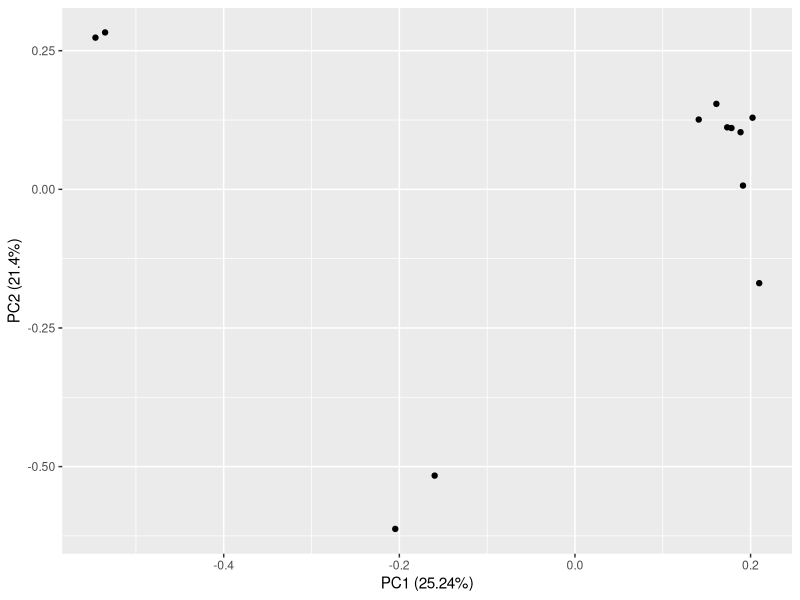
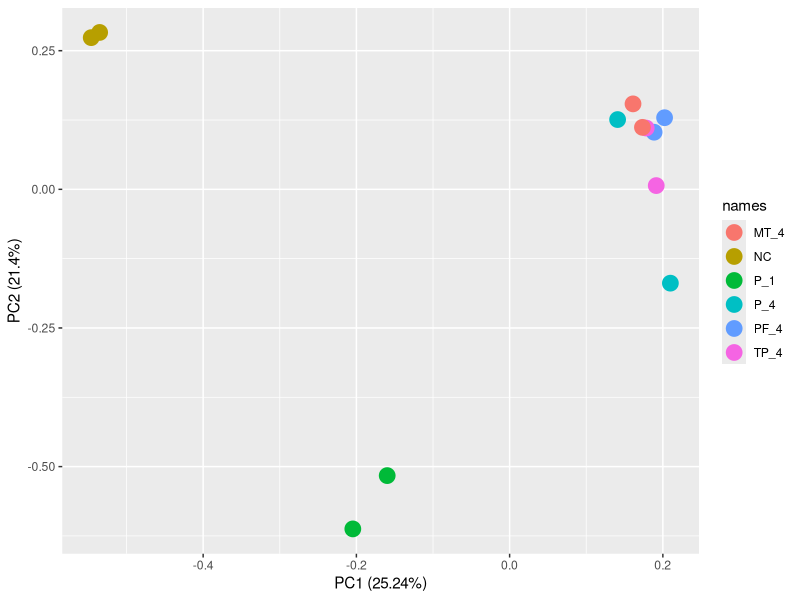
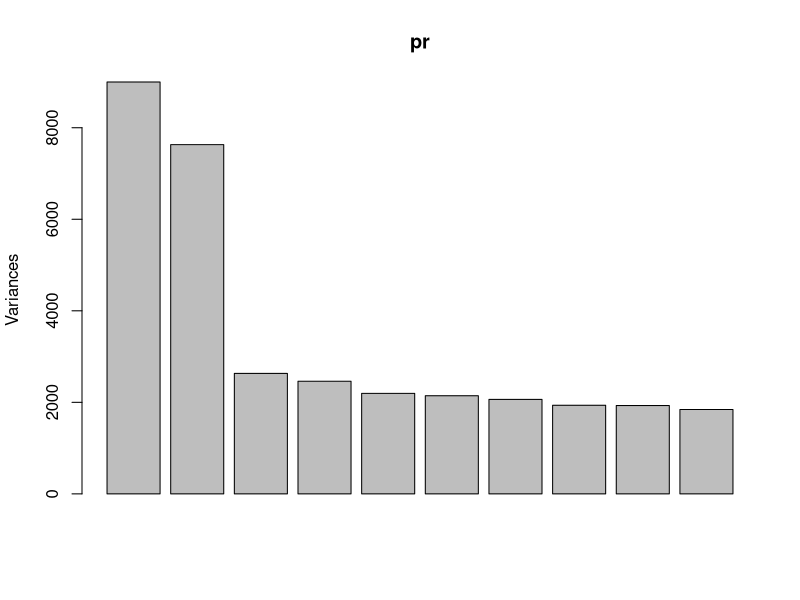
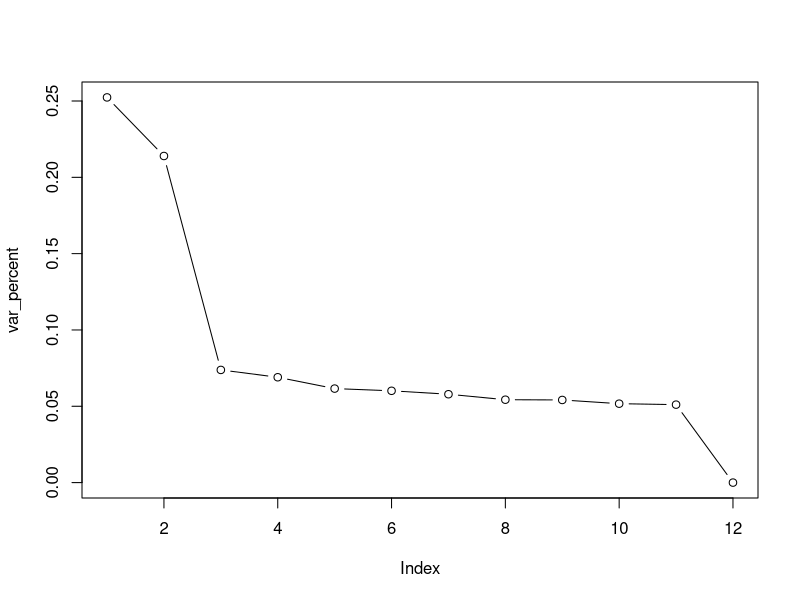
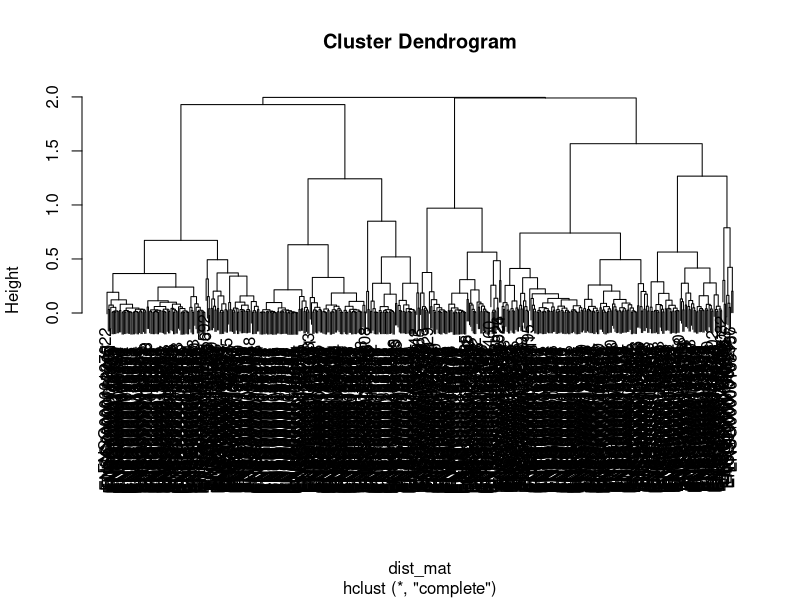
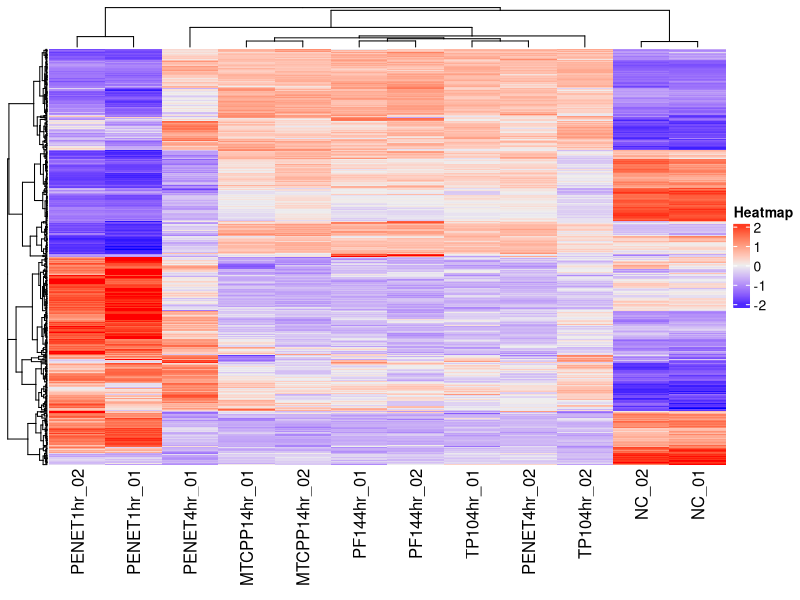
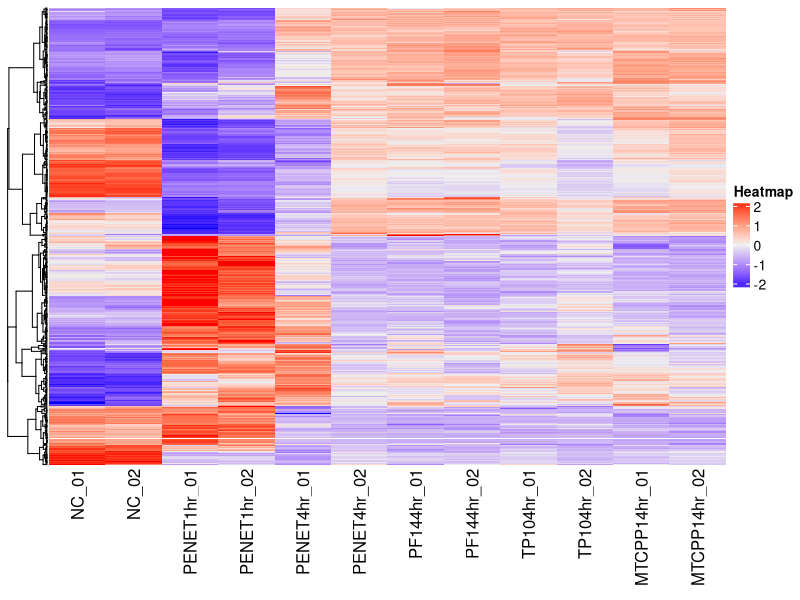
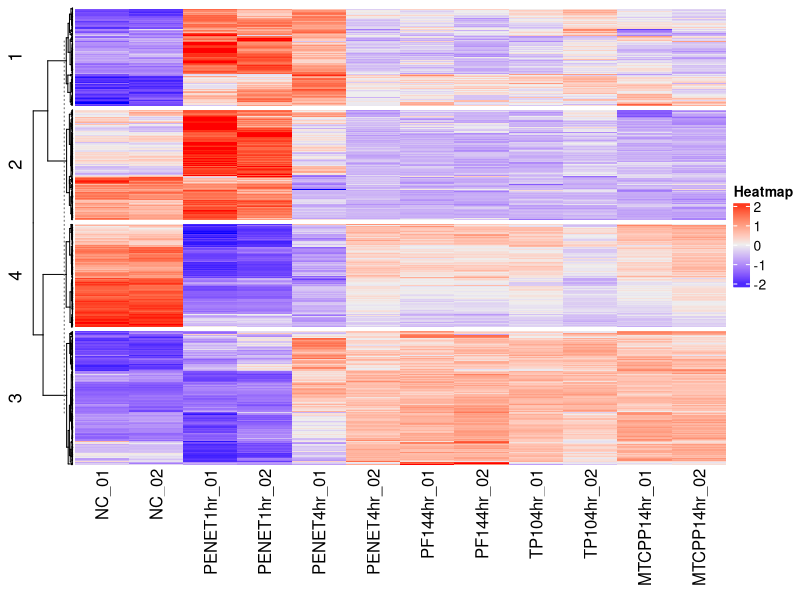

Reproduce these figures in R, in order.
## ---- chunk 1
knitr::opts_chunk$set(echo = TRUE)
## ---- chunk 2
library(edgeR)
library(ComplexHeatmap)
library(ggplot2)
library(ggfortify)
## ---- chunk 3
allcounts=read.csv("counts.csv",row.names = 1)
allcounts=allcounts[rowSums(allcounts)>0,]
allcounts=as.matrix(allcounts)

## ---- chunk 4
allcounts=cpm(allcounts)

## ---- chunk 5
pr=prcomp(t(allcounts),scale=T,center = T)
autoplot(pr)

## ---- chunk 6
#make a dataframe containing sample names
metadata=data.frame(names=c("NC","NC","P_1","P_1","P_4","P_4","PF_4","PF_4","TP_4","TP_4","MT_4","MT_4"))

#use the dataframe with the autoplot function
autoplot(pr,data = metadata,col="names",size=5)

## ---- chunk 7

plot(pr)

#extract the s.d from the pca object and calculate variance 
v=(pr$sdev)^2
t=sum(v)
var_percent=v/t

#plot proportion of total variance against pc value
plot(var_percent,type = "b")

## ---- chunk 8
#calculate avg expression for each gene and store in a variable
avg=apply(allcounts,1, mean)

#lets retain genes with avg expression of >10 cpm (this is an arbitrary threshold)
allcounts=allcounts[avg>10,] 

#calculate variance of each gene across all conditions and store in a variable
variance=apply(allcounts,1, var)

#sort genes by variance retain top 500 genes with the highest variance
allcounts=allcounts[order(variance,decreasing = T),]
top500=allcounts[1:500,]

## ---- chunk 9
#The scale function applies to columns by default. To scale genes we need to scale by row, so we transpose before and after scaling 
top500_scaled=t(scale(t(top500)))


## ---- chunk 10
#The cor function applies to columns, so we transpose to get correlation between genes
c_mat=cor(t(top500_scaled))

## ---- chunk 11
#We subtract correlations from 1 so highly correlated genes are closest in terms of distance and vice versa
dist_mat=as.dist(1-c_mat)

## ---- chunk 12
clust=hclust(dist_mat)
plot(clust)

#extract gene names from clusters if needed
test=data.frame(cutree(clust,k=4))


## ---- chunk 13
kclust=kmeans(dist_mat,4)

#extract gene names from clusters if needed
test_k=data.frame(kclust$cluster)

## ---- chunk 14
Heatmap(top500_scaled,show_row_names = F,name = "Heatmap",clustering_distance_rows = "pearson")

## ---- chunk 15
Heatmap(top500_scaled,show_row_names = F,name = "Heatmap",clustering_distance_rows = "pearson",cluster_columns = F)


## ---- chunk 16
Heatmap(top500_scaled,show_row_names = F,name = "Heatmap",clustering_distance_rows = "pearson",cluster_columns = F,row_km = 4)


## ---- chunk 17
hm=Heatmap(top500_scaled,show_row_names = F,name = "Heatmap",clustering_distance_rows = "pearson",cluster_columns = F,row_km = 4)

cluster1=rownames(top500_scaled)[row_order(hm)[[1]]]
cluster2=rownames(top500_scaled)[row_order(hm)[[2]]]
cluster3=rownames(top500_scaled)[row_order(hm)[[3]]]
cluster4=rownames(top500_scaled)[row_order(hm)[[4]]]
